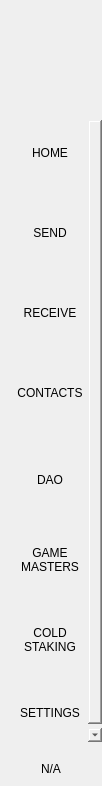
<?xml version="1.0" encoding="UTF-8"?>
<ui version="4.0">
 <class>NavMenuWidget</class>
 <widget class="QWidget" name="NavMenuWidget">
  <property name="geometry">
   <rect>
    <x>0</x>
    <y>0</y>
    <width>102</width>
    <height>786</height>
   </rect>
  </property>
  <property name="windowTitle">
   <string notr="true">N/A</string>
  </property>
  <property name="styleSheet">
   <string notr="true">padding:0px;
border:none;
margin:0px;</string>
  </property>
  <layout class="QVBoxLayout" name="verticalLayout">
   <property name="spacing">
    <number>0</number>
   </property>
   <property name="leftMargin">
    <number>0</number>
   </property>
   <property name="topMargin">
    <number>0</number>
   </property>
   <property name="rightMargin">
    <number>0</number>
   </property>
   <property name="bottomMargin">
    <number>0</number>
   </property>
   <item>
    <widget class="QWidget" name="navContainer_2" native="true">
     <layout class="QVBoxLayout" name="navContainer" stretch="0,0,0,0">
      <property name="spacing">
       <number>0</number>
      </property>
      <property name="leftMargin">
       <number>0</number>
      </property>
      <property name="topMargin">
       <number>0</number>
      </property>
      <property name="rightMargin">
       <number>0</number>
      </property>
      <property name="bottomMargin">
       <number>10</number>
      </property>
      <item>
       <widget class="QPushButton" name="imgLogo">
        <property name="minimumSize">
         <size>
          <width>0</width>
          <height>120</height>
         </size>
        </property>
        <property name="focusPolicy">
         <enum>Qt::NoFocus</enum>
        </property>
        <property name="text">
         <string/>
        </property>
        <property name="iconSize">
         <size>
          <width>64</width>
          <height>64</height>
         </size>
        </property>
       </widget>
      </item>
      <item>
       <widget class="QScrollArea" name="scrollAreaNav">
        <property name="sizePolicy">
         <sizepolicy hsizetype="Expanding" vsizetype="Expanding">
          <horstretch>0</horstretch>
          <verstretch>0</verstretch>
         </sizepolicy>
        </property>
        <property name="minimumSize">
         <size>
          <width>0</width>
          <height>0</height>
         </size>
        </property>
        <property name="styleSheet">
         <string notr="true">QScrollBar {
height:0px;
 width:0px;
}

#scrollAreaNav{
background-color:transparent;
}</string>
        </property>
        <property name="horizontalScrollBarPolicy">
         <enum>Qt::ScrollBarAlwaysOff</enum>
        </property>
        <property name="sizeAdjustPolicy">
         <enum>QAbstractScrollArea::AdjustToContents</enum>
        </property>
        <property name="widgetResizable">
         <bool>true</bool>
        </property>
        <property name="alignment">
         <set>Qt::AlignLeading|Qt::AlignLeft|Qt::AlignTop</set>
        </property>
        <widget class="QWidget" name="scrollAreaNavVert">
         <property name="geometry">
          <rect>
           <x>0</x>
           <y>0</y>
           <width>100</width>
           <height>640</height>
          </rect>
         </property>
         <property name="sizePolicy">
          <sizepolicy hsizetype="Preferred" vsizetype="Expanding">
           <horstretch>0</horstretch>
           <verstretch>0</verstretch>
          </sizepolicy>
         </property>
         <property name="minimumSize">
          <size>
           <width>0</width>
           <height>0</height>
          </size>
         </property>
         <property name="autoFillBackground">
          <bool>false</bool>
         </property>
         <property name="styleSheet">
          <string notr="true">#scrollAreaNavVert{
background-color:transparent;
}</string>
         </property>
         <layout class="QVBoxLayout" name="verticalLayout_3">
          <property name="spacing">
           <number>0</number>
          </property>
          <property name="sizeConstraint">
           <enum>QLayout::SetDefaultConstraint</enum>
          </property>
          <property name="leftMargin">
           <number>0</number>
          </property>
          <property name="topMargin">
           <number>0</number>
          </property>
          <property name="rightMargin">
           <number>0</number>
          </property>
          <property name="bottomMargin">
           <number>0</number>
          </property>
          <item>
           <widget class="QToolButton" name="btnDashboard">
            <property name="minimumSize">
             <size>
              <width>100</width>
              <height>80</height>
             </size>
            </property>
            <property name="text">
             <string>HOME
</string>
            </property>
            <property name="iconSize">
             <size>
              <width>32</width>
              <height>32</height>
             </size>
            </property>
            <property name="checkable">
             <bool>true</bool>
            </property>
            <property name="checked">
             <bool>true</bool>
            </property>
            <property name="autoExclusive">
             <bool>true</bool>
            </property>
           </widget>
          </item>
          <item>
           <widget class="QToolButton" name="btnSend">
            <property name="minimumSize">
             <size>
              <width>100</width>
              <height>80</height>
             </size>
            </property>
            <property name="text">
             <string>SEND
</string>
            </property>
            <property name="iconSize">
             <size>
              <width>32</width>
              <height>32</height>
             </size>
            </property>
            <property name="checkable">
             <bool>true</bool>
            </property>
            <property name="autoExclusive">
             <bool>true</bool>
            </property>
           </widget>
          </item>
          <item>
           <widget class="QToolButton" name="btnReceive">
            <property name="minimumSize">
             <size>
              <width>100</width>
              <height>80</height>
             </size>
            </property>
            <property name="text">
             <string>RECEIVE
</string>
            </property>
            <property name="checkable">
             <bool>true</bool>
            </property>
            <property name="autoExclusive">
             <bool>true</bool>
            </property>
           </widget>
          </item>
          <item>
           <widget class="QToolButton" name="btnAddress">
            <property name="minimumSize">
             <size>
              <width>100</width>
              <height>80</height>
             </size>
            </property>
            <property name="text">
             <string>CONTACTS
</string>
            </property>
            <property name="iconSize">
             <size>
              <width>32</width>
              <height>32</height>
             </size>
            </property>
            <property name="checkable">
             <bool>true</bool>
            </property>
            <property name="autoExclusive">
             <bool>true</bool>
            </property>
           </widget>
          </item>
          <item>
           <widget class="QToolButton" name="btnGovernance">
            <property name="minimumSize">
             <size>
              <width>100</width>
              <height>80</height>
             </size>
            </property>
            <property name="text">
             <string>DAO</string>
            </property>
            <property name="iconSize">
             <size>
              <width>32</width>
              <height>32</height>
             </size>
            </property>
            <property name="checkable">
             <bool>true</bool>
            </property>
            <property name="autoExclusive">
             <bool>true</bool>
            </property>
           </widget>
          </item>
          <item>
           <widget class="QToolButton" name="btnMaster">
            <property name="minimumSize">
             <size>
              <width>100</width>
              <height>80</height>
             </size>
            </property>
            <property name="text">
             <string>GAME
MASTERS</string>
            </property>
            <property name="iconSize">
             <size>
              <width>32</width>
              <height>32</height>
             </size>
            </property>
            <property name="checkable">
             <bool>true</bool>
            </property>
            <property name="autoExclusive">
             <bool>true</bool>
            </property>
           </widget>
          </item>
          <item>
           <widget class="QToolButton" name="btnColdStaking">
            <property name="minimumSize">
             <size>
              <width>100</width>
              <height>80</height>
             </size>
            </property>
            <property name="text">
             <string>COLD
STAKING</string>
            </property>
            <property name="iconSize">
             <size>
              <width>32</width>
              <height>32</height>
             </size>
            </property>
            <property name="checkable">
             <bool>true</bool>
            </property>
            <property name="autoExclusive">
             <bool>true</bool>
            </property>
           </widget>
          </item>
          <item>
           <widget class="QToolButton" name="btnSettings">
            <property name="minimumSize">
             <size>
              <width>100</width>
              <height>80</height>
             </size>
            </property>
            <property name="text">
             <string>SETTINGS
</string>
            </property>
            <property name="iconSize">
             <size>
              <width>32</width>
              <height>32</height>
             </size>
            </property>
            <property name="checkable">
             <bool>true</bool>
            </property>
            <property name="autoExclusive">
             <bool>true</bool>
            </property>
           </widget>
          </item>
         </layout>
        </widget>
       </widget>
      </item>
      <item>
       <spacer name="verticalSpacer">
        <property name="orientation">
         <enum>Qt::Vertical</enum>
        </property>
        <property name="sizeType">
         <enum>QSizePolicy::Minimum</enum>
        </property>
        <property name="sizeHint" stdset="0">
         <size>
          <width>20</width>
          <height>20</height>
         </size>
        </property>
       </spacer>
      </item>
      <item alignment="Qt::AlignHCenter">
       <widget class="QLabel" name="labelVersion">
        <property name="maximumSize">
         <size>
          <width>16777215</width>
          <height>60</height>
         </size>
        </property>
        <property name="text">
         <string notr="true">N/A</string>
        </property>
        <property name="alignment">
         <set>Qt::AlignBottom|Qt::AlignHCenter</set>
        </property>
       </widget>
      </item>
     </layout>
    </widget>
   </item>
  </layout>
 </widget>
 <resources/>
 <connections/>
</ui>
